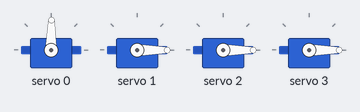
A sketch run on a simulated Arduino Uno, built with avr-gcc and run on an emulated ATmega328P. Parts: 4 × servo. What the sketch prints to the serial monitor is not drawn.

Above: at 0.05 s.
At 0.95 s:
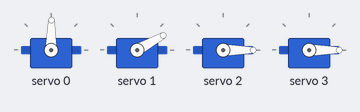
At 1.85 s:
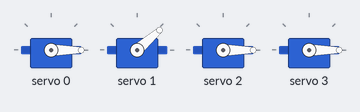
At 2.75 s:
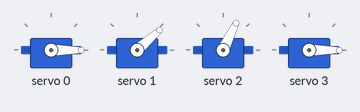
At 3.7 s:
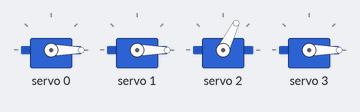
At 7.35 s:
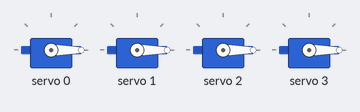
Timing chart, 0 to 9.6 s (numbered marks = the images above):
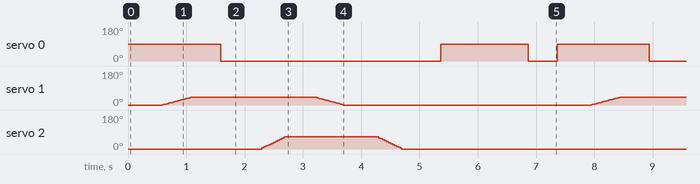

Measured:
- by itself, servo 0: repeats every 7.4 s: 89° 1.5 s, 0° 0.50 s, 89° 1.6 s, 0° 3.8 s

The sketch:

servo.ino
```cpp
#include <Wire.h>
#include <Adafruit_PWMServoDriver.h>


Adafruit_PWMServoDriver pwm = Adafruit_PWMServoDriver(0x40);

#define SERVO_0  100 // This is the 'minimum' pulse length count (out of 4096)  0 degree
#define SERVO_180  600 // This is the 'maximum' pulse length count (out of 4096)  180 degree
#define SERVO_HALF  300 // 90 degree
#define USMIN  300 // This is the rounded 'minimum' microsecond length based on the minimum pulse of 150
#define USMAX  1200 // This is the rounded 'maximum' microsecond length based on the maximum pulse of 600
#define SERVO_FREQ 50 // Analog servos run at ~50 Hz updates

// our servo # counter
uint8_t servonum = 0;

void base_servo(int angle);

void setup() {
  Serial.begin(9600);
  Serial.println("8 channel Servo test!");

  pwm.begin();
  pwm.setOscillatorFrequency(27000000);
  pwm.setPWMFreq(SERVO_FREQ);  // Analog servos run at ~50 Hz updates

  delay(10);

  pwm.setPWM(0, 0, SERVO_0);
  pwm.setPWM(1, 0, SERVO_0);
  pwm.setPWM(2, 0, SERVO_0);
  pwm.setPWM(3, 0, SERVO_0);
  //  for (uint16_t microsec = USMAX; microsec > USMIN; microsec--) {
  //    pwm.writeMicroseconds(3, microsec);
  //  }

}
//
//int mapping_degtopl(int angle):
//  int pulse_length = map(angle,0, 180, SERVO0, SERVO180)
//  return pulse_length


void loop() {

  //  Serial.println(servonum);
  //  base_servo(60,0);
  //  delay(500);
  //  base_servo(0,1);
  //  delay(0);

//  pwm.setPWM(1, 0, SERVO_0);
//  delay(500);
//  pwm.setPWM(1, 0, SERVO_HALF);
//  delay(500);
  //  pwm.setPWM(1, 0, SERVO_0);
  //  delay(500);
  //  pwm.setPWM(1, 0, SERVO_180);
//  //  delay(500);


  pwm.setPWM(0, 0, SERVO_HALF);
  delay(500);

  for (uint16_t pulselen = SERVO_0; pulselen < 200; pulselen++) {
    pwm.setPWM(1, 0, pulselen);
    delay(5);
  }
  delay(500);

  pwm.setPWM(0, 0, SERVO_0);
  delay(500);

  for (uint16_t microsec = 300; microsec < 1200; microsec++) {
    pwm.writeMicroseconds(2, microsec);
  }
  delay(500);

  for (uint16_t pulselen = 200; pulselen > SERVO_0; pulselen--) {
    pwm.setPWM(1, 0, pulselen);
    delay(5);
  }

  delay(500);

  for (uint16_t microsec = 1200; microsec > 300; microsec--) {
    pwm.writeMicroseconds(2, microsec);
  }
  delay(500);
  pwm.setPWM(0, 0, SERVO_HALF);
  delay(1500);

  pwm.setPWM(0, 0, SERVO_0);
  delay(500);


}
void base_servo(int angle, int rotation) {
  int ang = map(angle, 0, 180, 300, 2400);
  if (rotation == 0) {
    for (uint16_t microsec = USMIN; microsec < ang; microsec++) {
      pwm.writeMicroseconds(3, microsec);
    }
  } else if (rotation == 1) {
    for (uint16_t microsec = ang; microsec > USMIN; microsec--) {
      pwm.writeMicroseconds(3, microsec);
    }
  }

}
```
